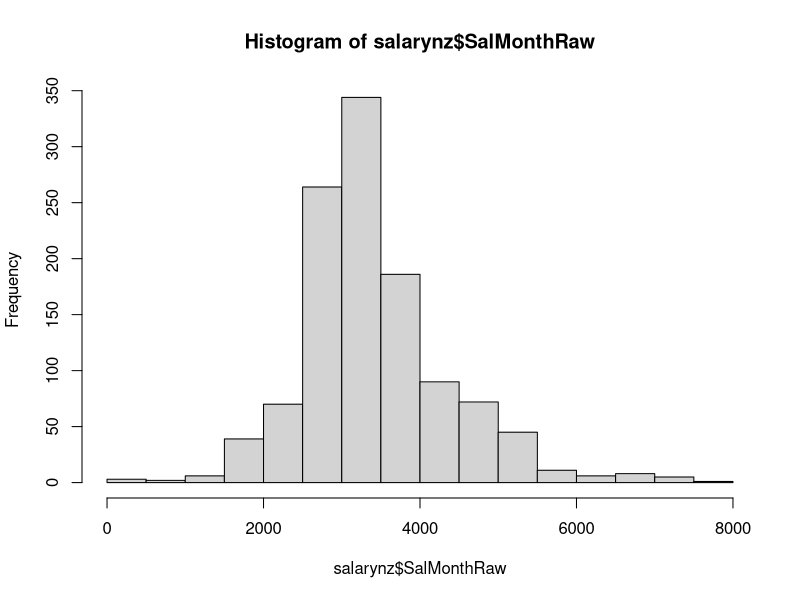
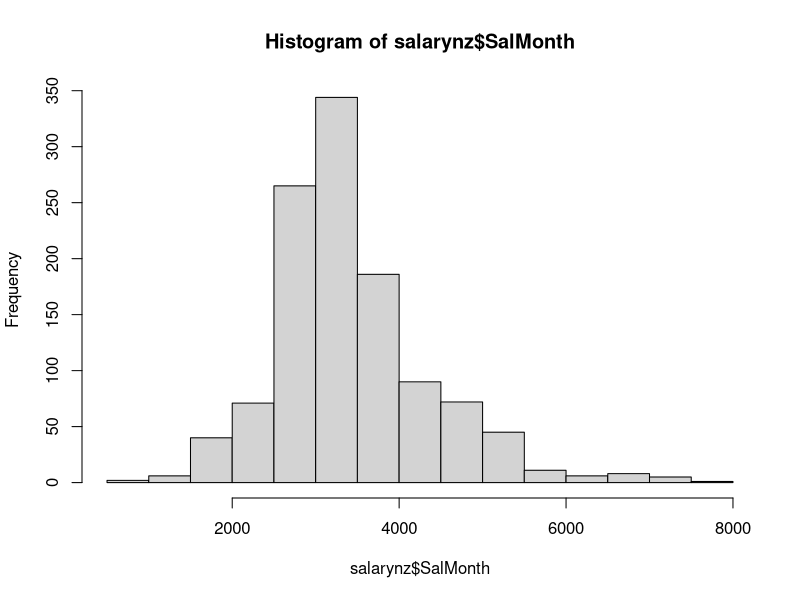
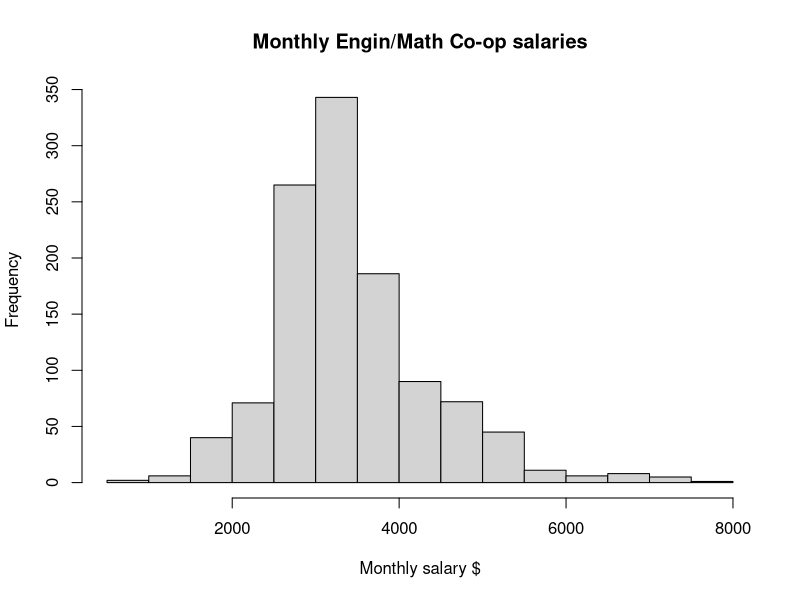
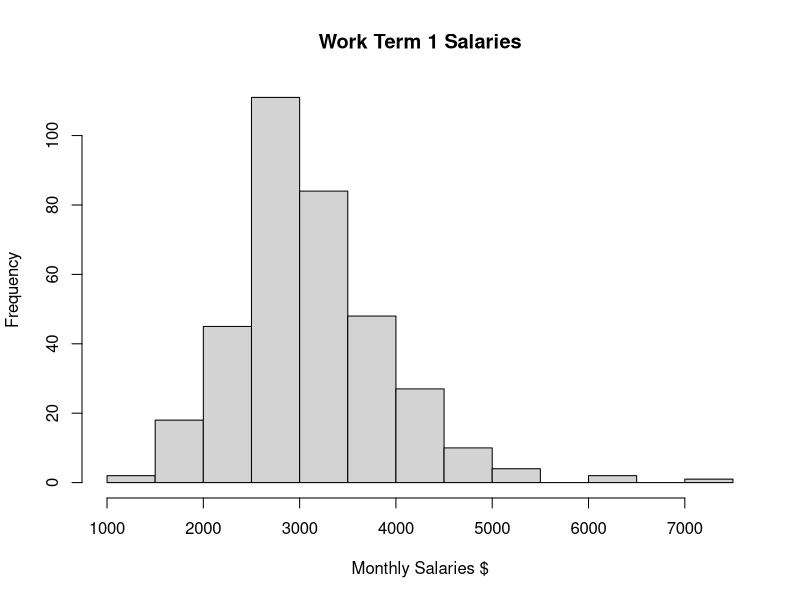
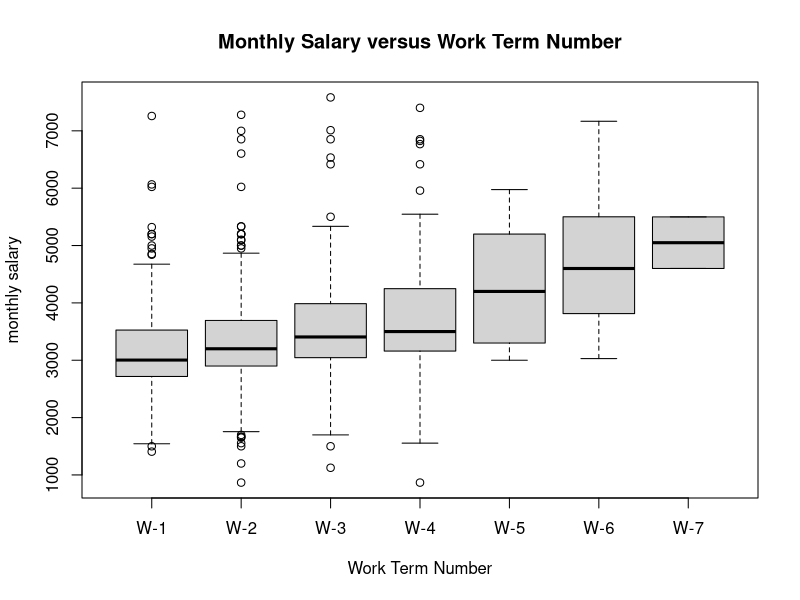
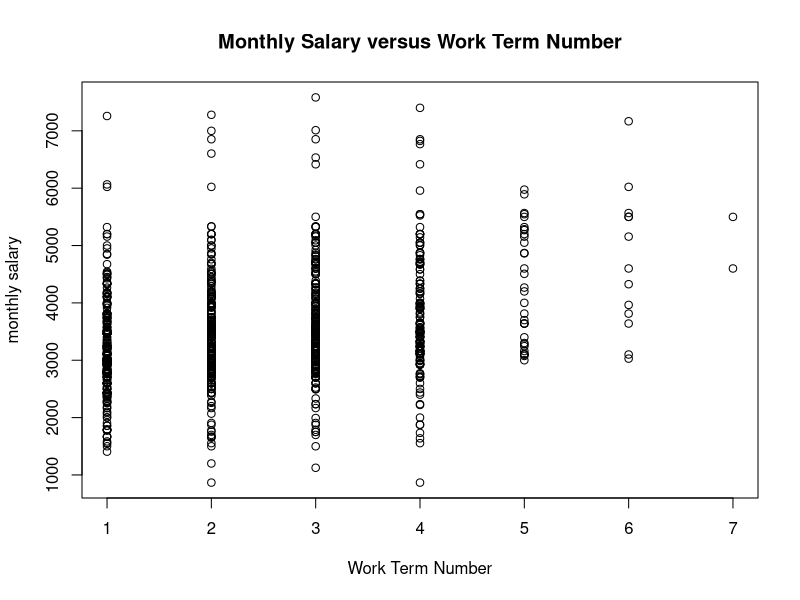
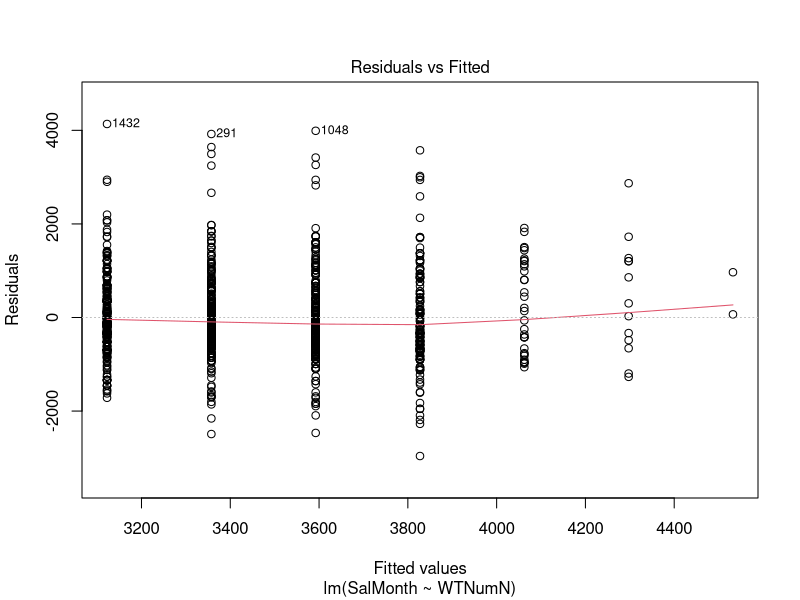
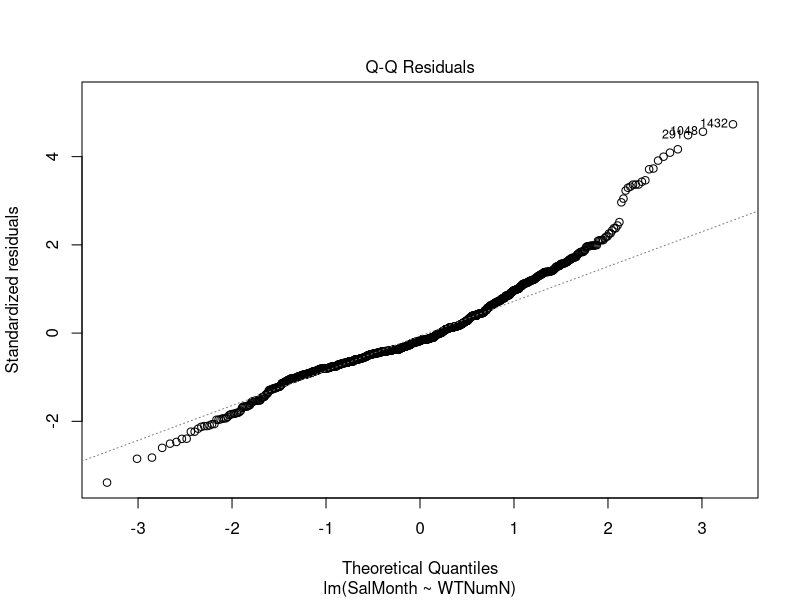

Generate these figures, in order, with R:
## ---- chunk 1
#read in .csv file
salary<-read.csv('salaryInfo.csv')  
summary(salary)

#convert to short names
names(salary)
names(salary)<-c('Term','WTNum','GR.UG','SalMonthRaw')  
#remove the zero salaries
salarynz<-subset(salary, SalMonthRaw!=0)   
summary(salarynz)

hist(salarynz$SalMonthRaw)

salarynz[salarynz$SalMonthRaw<1000,]
salarynz$SalMonth<-salarynz$SalMonthRaw
#assume that salaries <$1000 are weekly
salarynz$SalMonth[salarynz$SalMonthRaw<1000]<-
     salarynz$SalMonthRaw[salarynz$SalMonthRaw<1000]*4   
summary(salarynz)

hist(salarynz$SalMonth)
summary(salarynz$WTNum)
#remove the student with unknown workterm
salarynz[salarynz$WTNum=='N/A',]
salarynz<-salarynz[salarynz$WTNum!='N/A',]  
summary(salarynz)

hist(salarynz$SalMonth, main='Monthly Engin/Math Co-op salaries', 
     xlab='Monthly salary $')
## ---- chunk 2



#extract out WorkTerm 1 salaries 
ywt1<-subset(salarynz,salarynz$WTNum=='W-1')
summary(ywt1)
ywt1<-ywt1[,-4]
summary(ywt1)
ywt1$WTNum<-factor(ywt1$WTNum)
rownames(ywt1)<-NULL
summary(ywt1)

#analyze WorkTerm 1 salaries
dim(ywt1)
n<-dim(ywt1)[1]
summary(ywt1$SalMonth)


hist(ywt1$SalMonth, main='Work Term 1 Salaries', xlab='Monthly Salaries $')


## ---- chunk 3
summary(salarynz)
summary(salarynz$WTNum)
#there is an un-used level "N/A" which we need to remove
salarynz$WTNum<-factor(salarynz$WTNum)
summary(salarynz$WTNum)
salarynz$WTNumN<-as.numeric(salarynz$WTNum)
summary(salarynz$WTNumN)




#Graph the data; side-by-side boxplots are one of my favourites

boxplot(salarynz$SalMonth~salarynz$WTNum, xlab='Work Term Number',ylab='monthly salary',
     main='Monthly Salary versus Work Term Number')

plot(salarynz$WTNumN, salarynz$SalMonth, xlab='Work Term Number',ylab='monthly salary',
     main='Monthly Salary versus Work Term Number')
##############################################################################################

Sal.lm<-lm(SalMonth~WTNumN, data=salarynz)
summary(Sal.lm)

####################################
##Check the model 

plot(Sal.lm,which=1:2)

# 1: Residuals VS Fitted values plot: Any any special pattern, we will conclude that the residuals have a constance varaince.
# 2: Normal Q-Q plot: if all of scatters are roughly on a straight line, we will conclude the residuals follow a normal distribution.  


###############################summary(cars)
dim(cars)   #shape of database
head(cars)   #look at top rows
tail(cars)   #look at bottom rows
sd(cars$speed)  #standard deviation of speed
sd(cars$dist)   #standard deviation of dist


## ---- chunk 4
plot(cars)
plot(cars$speed, cars$dist,
     main='Scatterplot Distance vs Speed',
     xlab='speed', ylab='distance')
boxplot(cars$speed, main='Boxplot of Speed')
hist(cars$speed, main='Histogram of Speed')
cars.lm <- lm(dist~speed, data=cars)   #lm fits a linear model dist = beta_0 + beta_1 speed
cars.lm                                # display the estimates of beta_0  and beta_1
summary(cars.lm)


cars.lmconf <- confint(cars.lm)         #95% confidence intervals for beta_0, beta_1
cars.lmconf
plot(cars$speed, cars$dist,
     main='Scatterplot Distance vs Speed',
     xlab='speed', ylab='distance')
abline(cars.lm)  #adds LS fitted line

